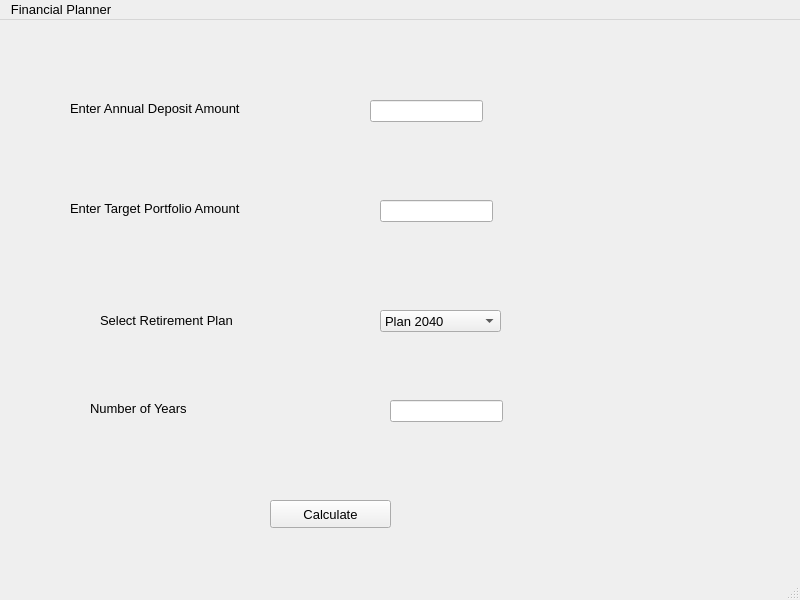
<?xml version="1.0" encoding="UTF-8"?>
<ui version="4.0">
 <class>FinancialPlanner</class>
 <widget class="QMainWindow" name="FinancialPlanner">
  <property name="geometry">
   <rect>
    <x>0</x>
    <y>0</y>
    <width>800</width>
    <height>600</height>
   </rect>
  </property>
  <property name="font">
   <font>
    <family>Arial</family>
    <pointsize>10</pointsize>
   </font>
  </property>
  <property name="windowTitle">
   <string>Financial Planer</string>
  </property>
  <widget class="QWidget" name="centralwidget">
   <widget class="QLabel" name="lblDeposit">
    <property name="geometry">
     <rect>
      <x>70</x>
      <y>80</y>
      <width>241</width>
      <height>16</height>
     </rect>
    </property>
    <property name="text">
     <string>Enter Annual Deposit Amount</string>
    </property>
   </widget>
   <widget class="QLineEdit" name="txtDeposit">
    <property name="geometry">
     <rect>
      <x>370</x>
      <y>80</y>
      <width>113</width>
      <height>22</height>
     </rect>
    </property>
   </widget>
   <widget class="QLabel" name="lblTarget">
    <property name="geometry">
     <rect>
      <x>70</x>
      <y>180</y>
      <width>251</width>
      <height>16</height>
     </rect>
    </property>
    <property name="text">
     <string>Enter Target Portfolio Amount</string>
    </property>
   </widget>
   <widget class="QLineEdit" name="txtTarget">
    <property name="geometry">
     <rect>
      <x>380</x>
      <y>180</y>
      <width>113</width>
      <height>22</height>
     </rect>
    </property>
   </widget>
   <widget class="QLabel" name="lblPlan">
    <property name="geometry">
     <rect>
      <x>100</x>
      <y>290</y>
      <width>181</width>
      <height>20</height>
     </rect>
    </property>
    <property name="text">
     <string>Select Retirement Plan</string>
    </property>
   </widget>
   <widget class="QComboBox" name="cmbPlan">
    <property name="geometry">
     <rect>
      <x>380</x>
      <y>290</y>
      <width>121</width>
      <height>22</height>
     </rect>
    </property>
    <item>
     <property name="text">
      <string>Plan 2040</string>
     </property>
    </item>
    <item>
     <property name="text">
      <string>Plan 2050</string>
     </property>
    </item>
    <item>
     <property name="text">
      <string>Plan 2060</string>
     </property>
    </item>
   </widget>
   <widget class="QPushButton" name="btnCalculate">
    <property name="geometry">
     <rect>
      <x>270</x>
      <y>480</y>
      <width>121</width>
      <height>28</height>
     </rect>
    </property>
    <property name="text">
     <string>Calculate</string>
    </property>
   </widget>
   <widget class="QLabel" name="lblTime">
    <property name="geometry">
     <rect>
      <x>90</x>
      <y>380</y>
      <width>151</width>
      <height>16</height>
     </rect>
    </property>
    <property name="text">
     <string>Number of Years</string>
    </property>
   </widget>
   <widget class="QLineEdit" name="txtTime">
    <property name="geometry">
     <rect>
      <x>390</x>
      <y>380</y>
      <width>113</width>
      <height>22</height>
     </rect>
    </property>
    <property name="readOnly">
     <bool>true</bool>
    </property>
   </widget>
  </widget>
  <widget class="QMenuBar" name="menubar">
   <property name="geometry">
    <rect>
     <x>0</x>
     <y>0</y>
     <width>800</width>
     <height>25</height>
    </rect>
   </property>
   <widget class="QMenu" name="menuFinancial_Planner">
    <property name="title">
     <string>Financial Planner</string>
    </property>
   </widget>
   <addaction name="menuFinancial_Planner"/>
  </widget>
  <widget class="QStatusBar" name="statusbar"/>
 </widget>
 <resources/>
 <connections/>
</ui>
